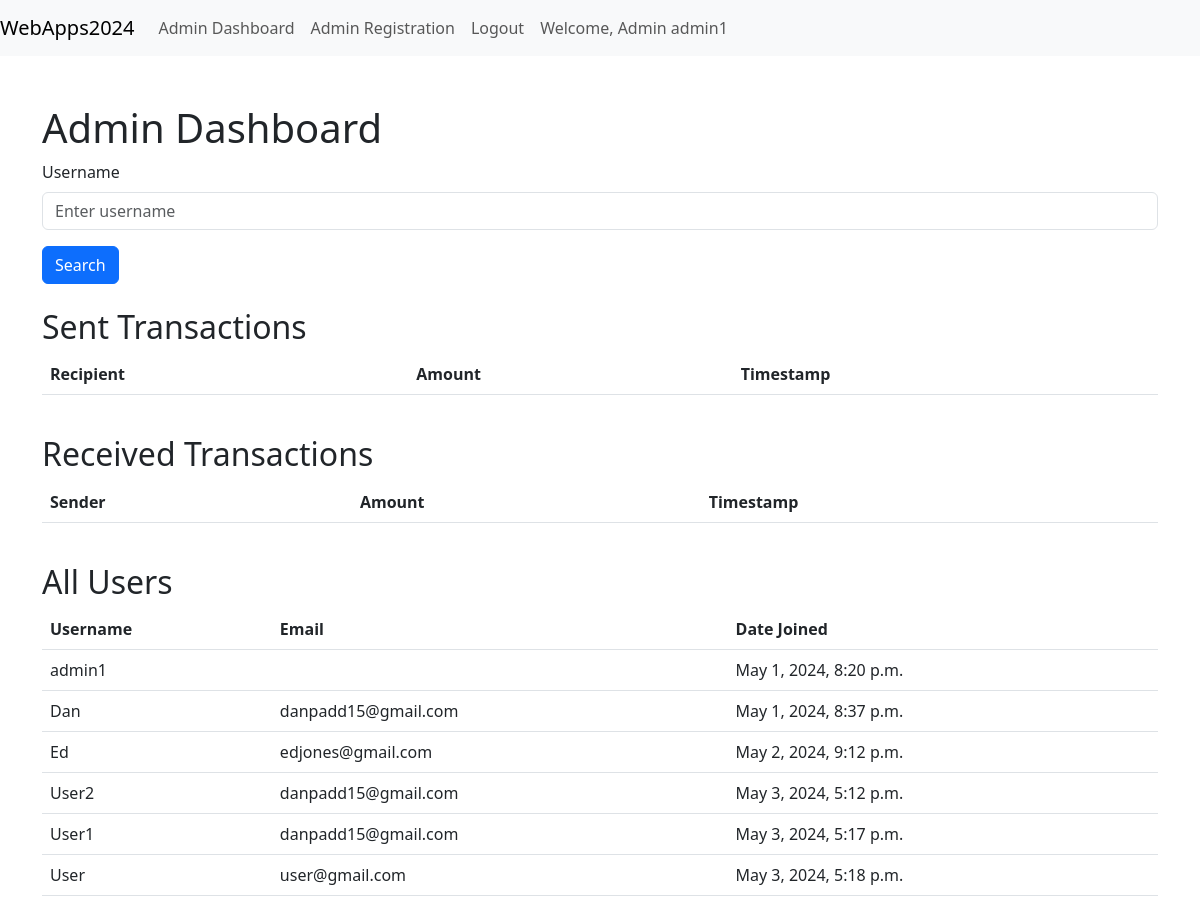
/webapps2024/administrator/dashboard/ (signed in), run on the app's committed database.
### register/models.py (models this page shows)
class AppUser(AbstractUser):
    currency_choices = [
        ("GBP", "British Pound"),
        ("USD", "US Dollar"),
        ("EUR", "Euro"),
    ]
    currency = models.CharField(max_length=3, choices=currency_choices, default="GBP")
    balance = models.DecimalField(max_digits=10, decimal_places=2, default=1000)

### administrator/views.py (the view)
# urls.py: path('dashboard/', views.admin_dashboard, name='admin_dashboard'),
@user_passes_test(lambda u: u.is_staff)
def admin_dashboard(request):
    users = AppUser.objects.all()
    transactions_sent = None
    transactions_received = None
    username = request.GET.get('username', None)
    if username:
        transactions_sent = Transaction.objects.filter(sender__username=username)
        transactions_received = Transaction.objects.filter(recipient__username=username)
    return render(request, 'administrator/dashboard.html', {
        'users': users,
        'transactions_sent': transactions_sent,
        'transactions_received': transactions_received
    })

### templates/administrator/dashboard.html (shortened to what this page needs)
{% extends 'webapp/base.html' %}
{% block content %}
    <h1>Admin Dashboard</h1>
    <form method="get">
        <div class="mb-3">
            <label for="username" class="form-label">Username</label>
            <input type="text" class="form-control" id="username" name="username" placeholder="Enter username">
        </div>
        <button type="submit" class="btn btn-primary">Search</button>
    </form>
    <br>
    <h2>Sent Transactions</h2>
    <table class="table table-striped">
        <thead>
        <tr>
            <th>Recipient</th>
            <th>Amount</th>
            <th>Timestamp</th>
        </tr>
        </thead>
    </table>
    <br>
    <h2>Received Transactions</h2>
    <table class="table table-striped">
        <thead>
        <tr>
            <th>Sender</th>
            <th>Amount</th>
            <th>Timestamp</th>
        </tr>
        </thead>
    </table>
    <br>
    <h2>All Users</h2>
    <table class="table">
        <thead>
        <tr>
            <th>Username</th>
            <th>Email</th>
            <th>Date Joined</th>
        </tr>
        </thead>
        <tbody>
        {% for user in users %}
            <tr>
                <td>{{ user.username }}</td>
                <td>{{ user.email }}</td>
                <td>{{ user.date_joined }}</td>
            </tr>
        {% endfor %}
        </tbody>
    </table>
{% endblock %}

### templates/webapp/base.html (shortened to what this page needs)
<!DOCTYPE html>
<html lang="en">
{% load crispy_forms_tags %}
<head>
    <link href="https://cdn.jsdelivr.net/npm/bootstrap@5.3.0-alpha1/dist/css/bootstrap.min.css" rel="stylesheet">
</head>
<body>
{% include 'webapp/navbar.html' %}
<div class="container py-5">
    {% block content %}
    {% endblock %}
</div>
</body>
</html>

### templates/webapp/navbar.html (shortened to what this page needs)
    <nav class="navbar navbar-expand-lg navbar-light bg-light">
        <a class="navbar-brand" href="#">WebApps2024</a>
        <div class="collapse navbar-collapse" id="navbarText">
            <ul class="navbar-nav mr-auto">
                {% if user.is_authenticated %}
                    {% if user.is_staff %}
                        <li class="nav-item">
                            <a class="nav-link" href="{% url 'admin_dashboard' %}">Admin Dashboard</a>
                        </li>
                        <li class="nav-item">
                            <a class="nav-link" href="{% url 'register_admin' %}">Admin Registration</a>
                        </li>
                        <li class="nav-item">
                            <a class="nav-link" href="/webapps2024/logout">Logout</a>
                        </li>
                        <li class="nav-item">
                            <a class="nav-link" href="#">Welcome, Admin {{user.username}}</a>
                        </li>
                    {% endif %}
                {% endif %}
            </ul>
        </div>
    </nav>

### data on the page
AppUser: username "admin1", date_joined "May 1, 2024, 8:20 p.m."
AppUser: username "Dan", email "danpadd15@gmail.com", date_joined "May 1, 2024, 8:37 p.m."
AppUser: username "Ed", email "edjones@gmail.com", date_joined "May 2, 2024, 9:12 p.m."
AppUser: username "User2", email "danpadd15@gmail.com", date_joined "May 3, 2024, 5:12 p.m."
AppUser: username "User1", email "danpadd15@gmail.com", date_joined "May 3, 2024, 5:17 p.m."
AppUser: username "User", email "user@gmail.com", date_joined "May 3, 2024, 5:18 p.m."
